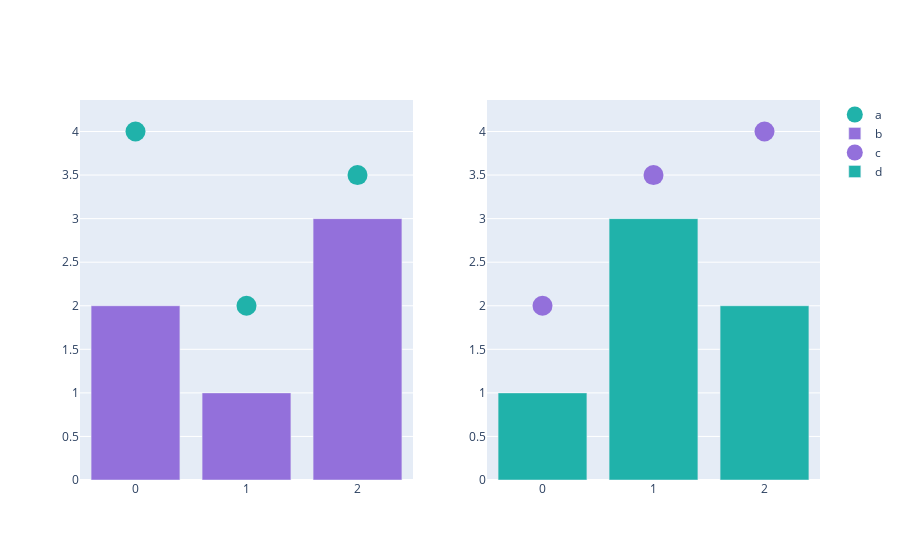

The notebook cell this image was saved under:
### Code cell
from plotly.subplots import make_subplots
fig = make_subplots(rows=1, cols=2)

fig.add_scatter(y=[4, 2, 3.5], mode="markers",
                marker=dict(size=20, color="LightSeaGreen"),
                name="a", row=1, col=1)

fig.add_bar(y=[2, 1, 3],
            marker=dict(color="MediumPurple"),
            name="b", row=1, col=1)

fig.add_scatter(y=[2, 3.5, 4], mode="markers",
                marker=dict(size=20, color="MediumPurple"),
                name="c", row=1, col=2)

fig.add_bar(y=[1, 3, 2],
            marker=dict(color="LightSeaGreen"),
            name="d", row=1, col=2)

fig.show()

### Figure 1 — Plotly figure (JSON) as saved in the notebook; plotly's stock layout.template omitted (floating-point values rounded to 4 significant figures)
{"data": [{"marker": {"color": "LightSeaGreen", "size": 20}, "mode": "markers", "name": "a", "type": "scatter", "xaxis": "x", "y": [4, 2, 3.5], "yaxis": "y"}, {"marker": {"color": "MediumPurple"}, "name": "b", "type": "bar", "xaxis": "x", "y": [2, 1, 3], "yaxis": "y"}, {"marker": {"color": "MediumPurple", "size": 20}, "mode": "markers", "name": "c", "type": "scatter", "xaxis": "x2", "y": [2, 3.5, 4], "yaxis": "y2"}, {"marker": {"color": "LightSeaGreen"}, "name": "d", "type": "bar", "xaxis": "x2", "y": [1, 3, 2], "yaxis": "y2"}], "layout": {"autosize": true, "xaxis": {"anchor": "y", "autorange": true, "domain": [0, 0.45], "range": [-0.5, 2.5]}, "xaxis2": {"anchor": "y2", "autorange": true, "domain": [0.55, 1], "range": [-0.5, 2.5]}, "yaxis": {"anchor": "x", "autorange": true, "domain": [0, 1], "range": [0, 4.426], "type": "linear"}, "yaxis2": {"anchor": "x2", "autorange": true, "domain": [0, 1], "range": [0, 4.426], "type": "linear"}}}
